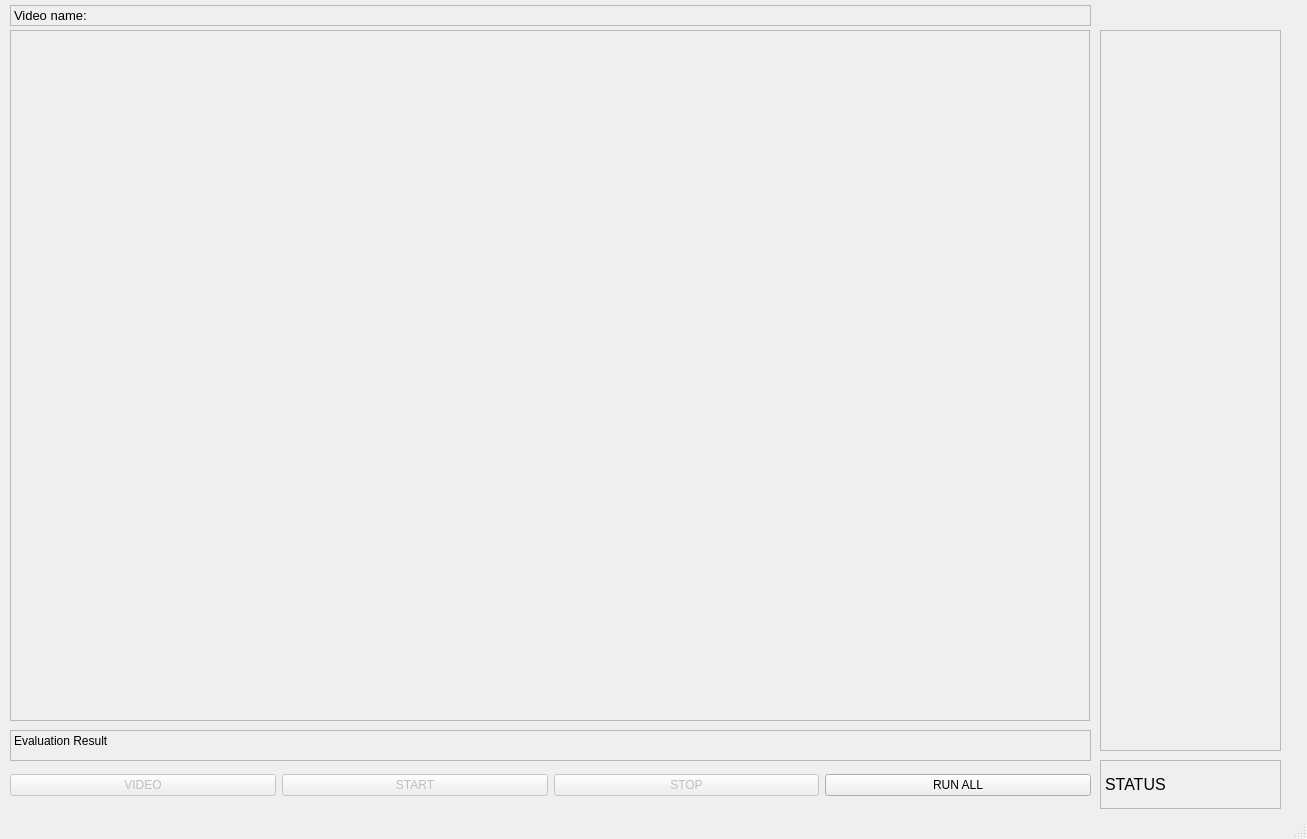
<?xml version="1.0" encoding="UTF-8"?>
<ui version="4.0">
 <class>mainWindow</class>
 <widget class="QMainWindow" name="mainWindow">
  <property name="geometry">
   <rect>
    <x>0</x>
    <y>0</y>
    <width>1307</width>
    <height>839</height>
   </rect>
  </property>
  <property name="windowTitle">
   <string>Vehicle Detection &amp; Tracking</string>
  </property>
  <property name="autoFillBackground">
   <bool>false</bool>
  </property>
  <widget class="QWidget" name="centralwidget">
   <widget class="QLabel" name="label_result">
    <property name="geometry">
     <rect>
      <x>1100</x>
      <y>30</y>
      <width>181</width>
      <height>721</height>
     </rect>
    </property>
    <property name="font">
     <font>
      <pointsize>16</pointsize>
     </font>
    </property>
    <property name="frameShape">
     <enum>QFrame::StyledPanel</enum>
    </property>
    <property name="text">
     <string/>
    </property>
    <property name="alignment">
     <set>Qt::AlignLeading|Qt::AlignLeft|Qt::AlignTop</set>
    </property>
    <property name="wordWrap">
     <bool>true</bool>
    </property>
   </widget>
   <widget class="QLabel" name="label_video_name">
    <property name="geometry">
     <rect>
      <x>10</x>
      <y>5</y>
      <width>1081</width>
      <height>21</height>
     </rect>
    </property>
    <property name="font">
     <font>
      <pointsize>10</pointsize>
     </font>
    </property>
    <property name="frameShape">
     <enum>QFrame::StyledPanel</enum>
    </property>
    <property name="text">
     <string>Video name:</string>
    </property>
   </widget>
   <widget class="QLabel" name="display_frame">
    <property name="geometry">
     <rect>
      <x>10</x>
      <y>30</y>
      <width>1080</width>
      <height>691</height>
     </rect>
    </property>
    <property name="frameShape">
     <enum>QFrame::StyledPanel</enum>
    </property>
    <property name="text">
     <string/>
    </property>
    <property name="textFormat">
     <enum>Qt::PlainText</enum>
    </property>
    <property name="wordWrap">
     <bool>false</bool>
    </property>
   </widget>
   <widget class="QWidget" name="horizontalLayoutWidget">
    <property name="geometry">
     <rect>
      <x>10</x>
      <y>760</y>
      <width>1081</width>
      <height>51</height>
     </rect>
    </property>
    <layout class="QHBoxLayout" name="horizontalLayout">
     <item>
      <widget class="QPushButton" name="button_video">
       <property name="enabled">
        <bool>false</bool>
       </property>
       <property name="text">
        <string>VIDEO</string>
       </property>
      </widget>
     </item>
     <item>
      <widget class="QPushButton" name="button_start">
       <property name="enabled">
        <bool>false</bool>
       </property>
       <property name="text">
        <string>START</string>
       </property>
      </widget>
     </item>
     <item>
      <widget class="QPushButton" name="button_stop">
       <property name="enabled">
        <bool>false</bool>
       </property>
       <property name="text">
        <string>STOP</string>
       </property>
      </widget>
     </item>
     <item>
      <widget class="QPushButton" name="button_run_all">
       <property name="text">
        <string>RUN ALL</string>
       </property>
      </widget>
     </item>
    </layout>
   </widget>
   <widget class="QLabel" name="label_status">
    <property name="geometry">
     <rect>
      <x>1100</x>
      <y>760</y>
      <width>181</width>
      <height>49</height>
     </rect>
    </property>
    <property name="font">
     <font>
      <pointsize>12</pointsize>
     </font>
    </property>
    <property name="frameShape">
     <enum>QFrame::StyledPanel</enum>
    </property>
    <property name="text">
     <string>STATUS</string>
    </property>
   </widget>
   <widget class="QLabel" name="label_evaluation">
    <property name="geometry">
     <rect>
      <x>10</x>
      <y>730</y>
      <width>1081</width>
      <height>31</height>
     </rect>
    </property>
    <property name="font">
     <font>
      <pointsize>9</pointsize>
     </font>
    </property>
    <property name="frameShape">
     <enum>QFrame::StyledPanel</enum>
    </property>
    <property name="text">
     <string>Evaluation Result</string>
    </property>
    <property name="alignment">
     <set>Qt::AlignLeading|Qt::AlignLeft|Qt::AlignTop</set>
    </property>
    <property name="wordWrap">
     <bool>true</bool>
    </property>
   </widget>
  </widget>
  <widget class="QMenuBar" name="menubar">
   <property name="geometry">
    <rect>
     <x>0</x>
     <y>0</y>
     <width>1307</width>
     <height>19</height>
    </rect>
   </property>
  </widget>
  <widget class="QStatusBar" name="statusbar"/>
 </widget>
 <resources/>
 <connections/>
</ui>
